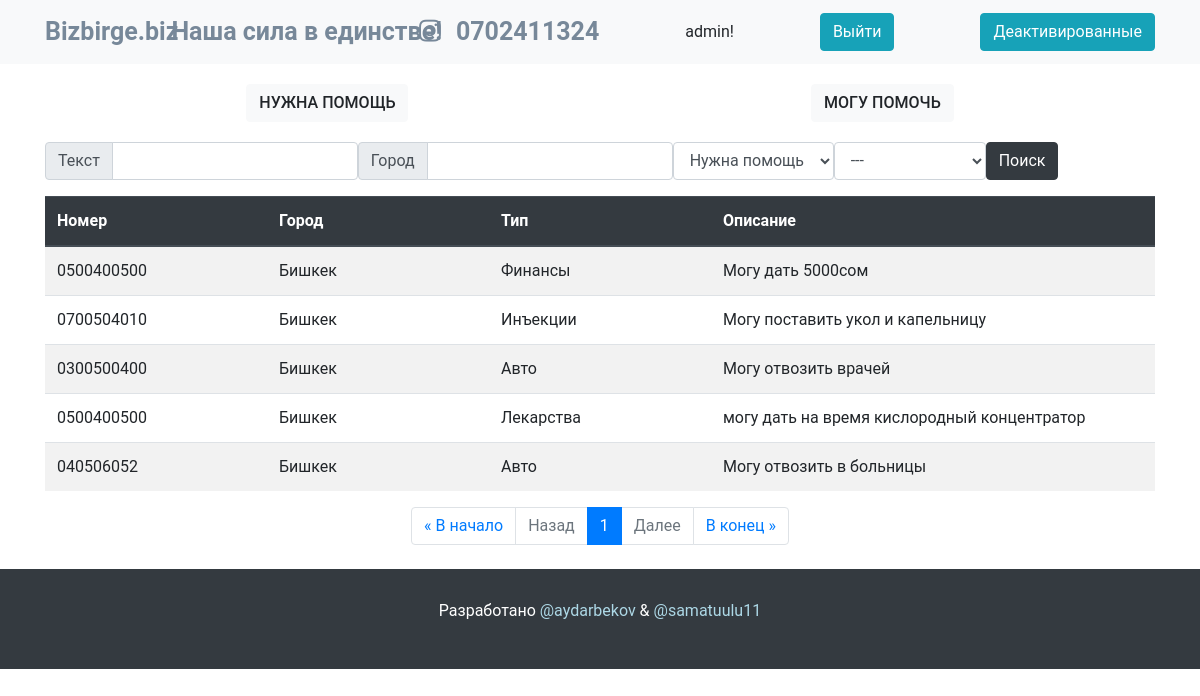
The page /ad_list/can_help (signed in) on the database its author committed.
### webapp/models.py (models this page shows, shortened)
class Ad(models.Model):
    ad_type = models.CharField(max_length=50, choices=TYPE_CHOICES, default=TYPE_CHOICES[0][0], verbose_name="Тема")
    number = models.CharField(max_length=50, verbose_name='Номер телефона')
    city = models.CharField(max_length=50, verbose_name='Город')
    group = models.CharField(max_length=50, choices=GROUP_CHOICES, default=GROUP_CHOICES[0][0], verbose_name="Тема")
    description = models.TextField(max_length=3000, verbose_name='Описание')
    status = models.CharField(max_length=50, choices=STATUS_CHOICES, default=STATUS_CHOICES[0][0], verbose_name='Статус')
    date = models.DateTimeField(auto_now_add=True, null=True, blank=True, verbose_name='Дата добавления')
    class Meta:
        verbose_name = 'Объявление'
        verbose_name_plural = 'Объявления'

### webapp/views.py (the view, shortened to what this page needs)
# urls.py: path('ad_list/<str:type>', AdListView.as_view(), name='ad_list'),
class AdListView(ListView):
    context_object_name = 'ad'
    template_name = 'ad_list.html'
    paginate_by = 20
    paginate_orphans = 0
    ordering = '-date'
    def get(self, request, *args, **kwargs):
        self.form = self.get_search_form()
        self.search_value = self.get_search_value()
        return super().get(request, *args, **kwargs)
    def get_queryset(self, *args, **kwargs):
        ad_type = self.kwargs.get('type')
        if ad_type != 'search':
            queryset = Ad.objects.filter(ad_type=ad_type, status='active').order_by('-date')
            return queryset
    def get_context_data(self, *args, **kwargs):
        context = super().get_context_data()
        ad_type = self.kwargs.get('type')
        context['ads_sorted'] = Ad.objects.filter(ad_type=ad_type).order_by('-date')
        context['form'] = self.form
        return context
    def get_search_form(self):
        return SimpleSearchForm(self.request.GET)
    def get_search_value(self):
        search = {}
        if self.form.is_valid():
            search['descr'] = self.form.cleaned_data['descr']
            search['city'] = self.form.cleaned_data['city']
            search['type'] = self.form.cleaned_data['type']
            search['group'] = self.form.cleaned_data['group']
            return search
        return None

### webapp/forms.py
class SimpleSearchForm(forms.Form):
    descr = forms.CharField(max_length=100, required=False, label="Текст")
    city = forms.CharField(max_length=100, required=False, label="Город")
    type = forms.ChoiceField(choices=TYPE_CHOICES, label='Тип', required=False)
    group = forms.ChoiceField(choices=GROUP_CHOICES, label='Группа', required=False)

### webapp/templates/ad_list.html (shortened to what this page needs)
{% extends 'base.html' %}
{% load static %}
{% block content %}
    <div class="container mb-3">
        <form class="form-inline" action="{% url 'webapp:ad_list' type='search' %}" method="GET">
            {% include 'partial/simple_search.html' %}
            <input type="submit" class='btn btn-dark search-button' value="Поиск">
        </form>
    </div>
    <div class="container">
        <div class="ads-index-table">
            <table class="table table-striped">
                <thead class="thead-dark">
                <tr>
                    <th scope="col">Номер</th>
                    <th scope="col">Город</th>
                    <th scope="col">Тип</th>
                    <th scope="col" colspan="2">Описание</th>
                </tr>
                </thead>
                <tbody>
                {% for ad in ad %}
                    <tr>
                        <td>{{ ad.number }}</td>
                        <td>{{ ad.city }}</td>
                        <td>{{ ad.get_group_display }}</td>
                        <td colspan="2">{{ ad.description }}</td>
                    </tr>
                {% endfor %}
                </tbody>
            </table>
        </div>
    </div>
    {% include 'partial/pagination.html' %}
{% endblock %}

### webapp/templates/base.html (shortened to what this page needs)
{% load static %}
<!doctype html>
<html lang="en">
<head>
    <link rel="stylesheet" href="{% static 'css/bootstrap.css' %}">
    <link rel="stylesheet" href="{% static "css/style.css" %}">
    <link rel="stylesheet" href="https://use.fontawesome.com/releases/v5.13.1/css/all.css">
</head>
<body>
<header>
    <nav class="navbar navbar-light bg-light">
        <div class="container">
            <a href="{% url 'webapp:index' %}" class="navbar-brand">Bizbirge.biz</a>
            <p>Наша сила в единстве!</p>
            <p><a href="https://www.instagram.com/bizbirge.biz/" target="_blank"><i class="fab fa-instagram insta-logo"></i></a>0702411324</p>
            {% if request.user.is_authenticated %}
                {{ request.user }}!
                <a class="login  d-flex btn btn-info " href="{% url 'accounts:logout' %}" role="button">Выйти</a>
                <a href="{% url 'webapp:deactivated_list' %}" role="button" class="btn btn-info">Деактивированные</a>
            {% endif %}
        </div>
    </nav>
    <div class="container d-flex justify-content-around my-3 flex-wrap ad-buttons create-btns">
        <a href="{% url 'webapp:ad_create' type='need_help'%}" role="button" class="btn btn-light text-uppercase my-1">Нужна помощь</a>
        <a href="{% url 'webapp:ad_create' type='can_help'%}" role="button" class="btn btn-light text-uppercase my-1">Могу помочь</a>
    </div>
</header>
{% block content %}{% endblock %}
<footer>
    <div class="container-fluid mt-4 d-flex justify-content-center align-items-center">
        <p>Разработано <a href="https://www.instagram.com/akyl.aydarbekov/">@aydarbekov</a> & <a href="https://www.instagram.com/samatuulu11/">@samatuulu11</a></p>
    </div>
</footer>
</body>
</html>

### webapp/static/css/style.css (style rules this page uses)
body { font-family: roboto, arial, sans-serif; margin: 0; }
.table { table-layout: fixed!important; }
footer .container-fluid { height: 100px; background-color: #343a40; color: white; }
footer .container-fluid a { color: lightblue; }
.navbar-brand { font-weight: 600; font-size: 25px; color: lightslategray!important; }
.navbar p { font-weight: 600!important; font-size: 25px; color: lightslategray!important; margin: 0; margin-left: -109px; }
.ad-buttons a { font-weight: 500; }
.insta-logo { color: lightslategray; margin-right: 15px; }

### rows shown on the page
Ad: number "0500400500", city "Бишкек", group "Финансы", description "Могу дать 5000сом"
Ad: number "0700504010", city "Бишкек", group "Инъекции", description "Могу поставить укол и капельницу"
Ad: number "0300500400", city "Бишкек", group "Авто", description "Могу отвозить врачей"
Ad: number "0500400500", city "Бишкек", group "Лекарства", description "могу дать на время кислородный концентратор"
Ad: number "040506052", city "Бишкек", group "Авто", description "Могу отвозить в больницы"

### other values the page prints
{{ request.user }} "admin"
{{ field.label }} "Текст" "Город"
{{ page_obj.number }} "1"
